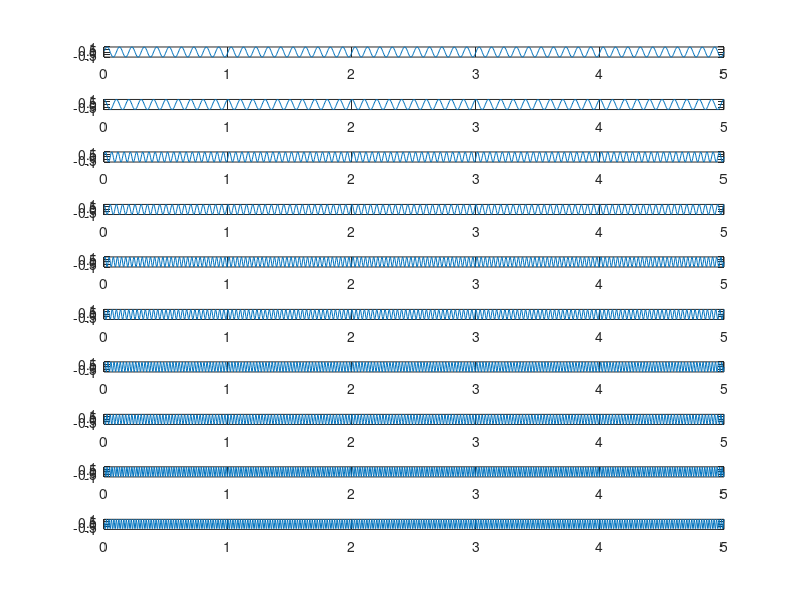

This chart was generated by the following MATLAB code: (Note: this script raises an error after producing the figure.)
clear all;
clc;

%% preparation 

% predefined parameters
freq = [8:1:15 8.2:1:15.2 8.4:1:15.4 8.6:1:15.6 8.8:1:15.8];
nCondition = 40;
channels = [1:9];% Pz, PO5, PO3, POz, PO4, PO6, O1, Oz, and O2
nChannel = length(channels);
rfs = 250;% sampling rate
dataLength = 6*rfs;% [-0.5 5.5s]
nBlock = 6;% six blocks 
latencyDelay = 0.5*rfs+35;% 140ms delay
stimTime = 5;% stimulation time (up to 5s)
N = round(stimTime*rfs);
t = [1:N]/rfs;

% reference signals for CCA
for ii = 1:length(freq);
    s1 = sin(2*pi*freq(ii)*t);
    s2 = cos(2*pi*freq(ii)*t);
    s3 = sin(2*pi*2*freq(ii)*t);
    s4 = cos(2*pi*2*freq(ii)*t);
    s5 = sin(2*pi*3*freq(ii)*t);
    s6 = cos(2*pi*3*freq(ii)*t);
    s7 = sin(2*pi*4*freq(ii)*t);
    s8 = cos(2*pi*4*freq(ii)*t);
    s9 = sin(2*pi*5*freq(ii)*t);
    s10 = cos(2*pi*5*freq(ii)*t);
    refData(:,:,ii) = cat(2,s1',s2',s3',s4',s5',s6',s7',s8',s9',s10');   
end
figure;
for i=1:10
subplot(10,1,i);plot(t,refData(:,i,3));
end
nHarmonics=5;

% predefined bandpass filter
fs = rfs/2;
Wp=[6/fs 90/fs];%6-90Hz
Ws=[4/fs 100/fs];%
[k,Wn]=cheb1ord(Wp,Ws,3,40);
[B,A] = cheby1(k,0.5,Wn);

%% simulate online process

load(['S1.mat']);
rawData = double(data(channels,1:dataLength,1:nCondition,1:nBlock));

for ii = 1:nBlock% block 1-6
 
    for jj = 1:nCondition% target 1-40
        
           %tic
            % ----------------filtering----------------------
            for chan = 1:nChannel
                testData = rawData(chan,1:N+latencyDelay,jj,ii);
                bpData(chan,:) = filtfilt(B,A,testData);
            end
           
            % extract testdata epochs before CCA
            testData = (squeeze(bpData(:,1+latencyDelay:N+latencyDelay)))';
            
            % CCA
            for kk = 1:nCondition
                [~,~,D] = canoncorr(testData, refData(:,1:2*nHarmonics,kk));
                cc(kk)=D(1);
             end
            
            % target identification
            pLabels(ii,jj) = find(cc==max(cc));
        
            disp(  ['Block ' int2str(ii) ' - Target ' int2str(jj) ': estimated as ' int2str(pLabels(ii,jj)) ])
            %toc
        end
end

%% calculate accuracy

tLabels = repmat(1:nCondition,6,1);
errors = pLabels-tLabels;
Accuracy = length(find(errors(:)==0))/(nCondition*nBlock)*100;
fprintf('Accuracy = %2.2f%% \n',Accuracy);
switchTime = 0.5;
Itr = itr(nCondition,Accuracy/100,stimTime+switchTime);
fprintf('ITR = %2.2f bpm \n\n',Itr);

